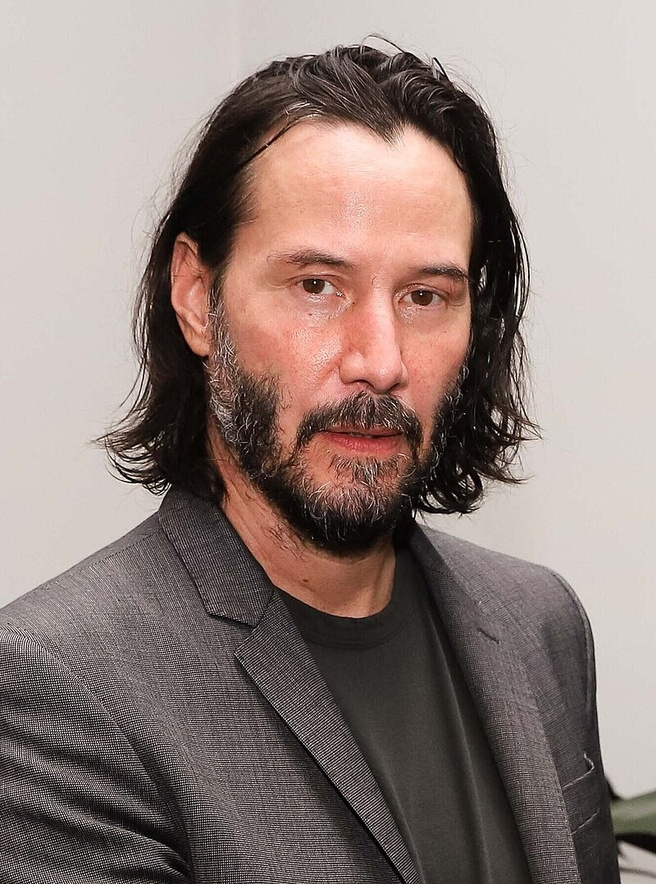
#> input picture Project4/image/keanu_reeves.jpg, 656 x 884 px, shrunk from 800 x 1078 before the run
$ python automatic_projective.py
#> lines starting #> are read from the running program, lines starting #| are printed output that depends on the picture; after the words box and inside, x2 and y2 are one past the last pixel; in counts of white or black regions, pixels touching at a corner belong together; pictures that were not available may be replaced by others from this repository, and a replacement may not be noted
import cv2
import numpy as np

# Paths to images
keanu_path = '../image/keanu_reeves.jpg'
rect1_path = '../image/khung_chu_nhat_1.jpg'
rect2_path = '../image/khung_chu_nhat_2.jpg'

# Load images
keanu_img = cv2.imread(keanu_path)
#> keanu_img is the input picture: shape (884, 656, 3); mean B, G, R 122.6, 128.3, 144.3
rect1_img = cv2.imread(rect1_path)
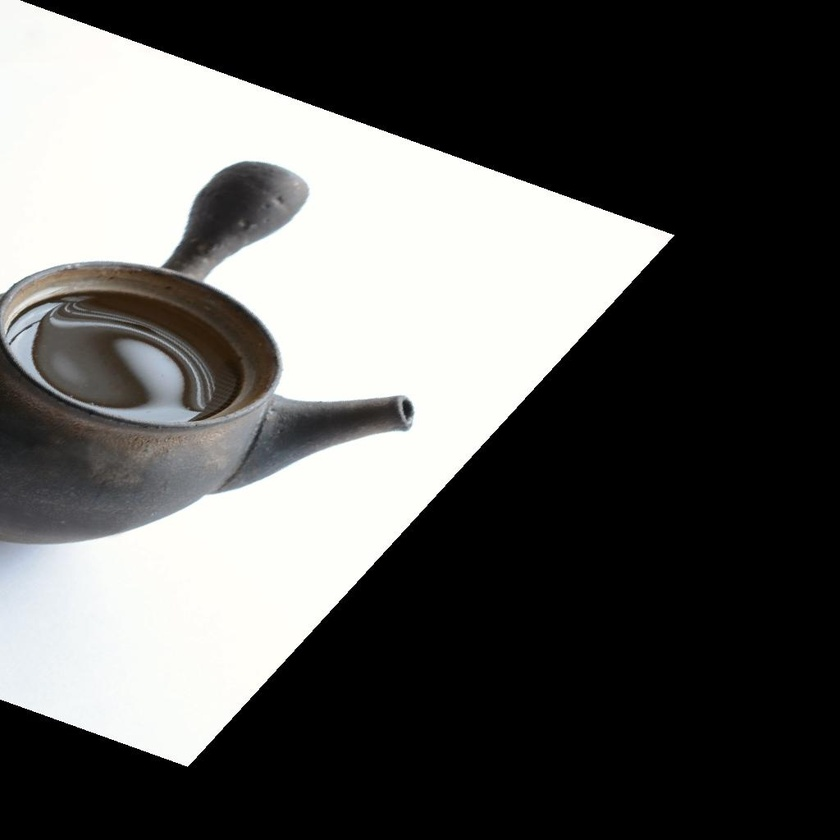
#> input picture Project4/image/affine_transformed_image.jpg, 840 x 840 px, shrunk from 1024 x 1024 before the run, given in place of khung_chu_nhat_1.jpg, which was not available
#> rect1_img is the input picture: shape (840, 840, 3); mean B, G, R 88.5, 89.9, 89.9
rect2_img = cv2.imread(rect2_path)
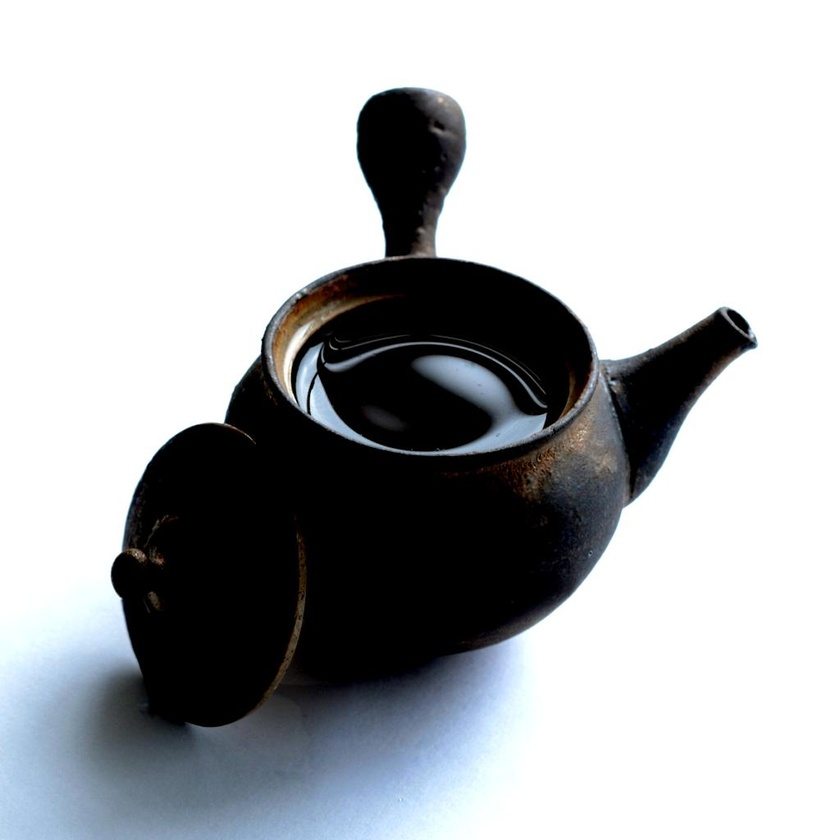
#> input picture Project4/image/high_contrast_image.jpg, 840 x 840 px, shrunk from 1024 x 1024 before the run, given in place of khung_chu_nhat_2.jpg, which was not available
#> rect2_img is the input picture: shape (840, 840, 3); mean B, G, R 179.9, 177.3, 174.9

# Function to find the largest rectangle in the image larger than a certain area threshold
def find_large_rectangle(img, area_threshold):
    # Convert to grayscale and apply edge detection
#> called with area_threshold = 1000
    gray = cv2.cvtColor(img, cv2.COLOR_BGR2GRAY)
    blurred = cv2.GaussianBlur(gray, (5, 5), 0)
    edged = cv2.Canny(blurred, 50, 150)
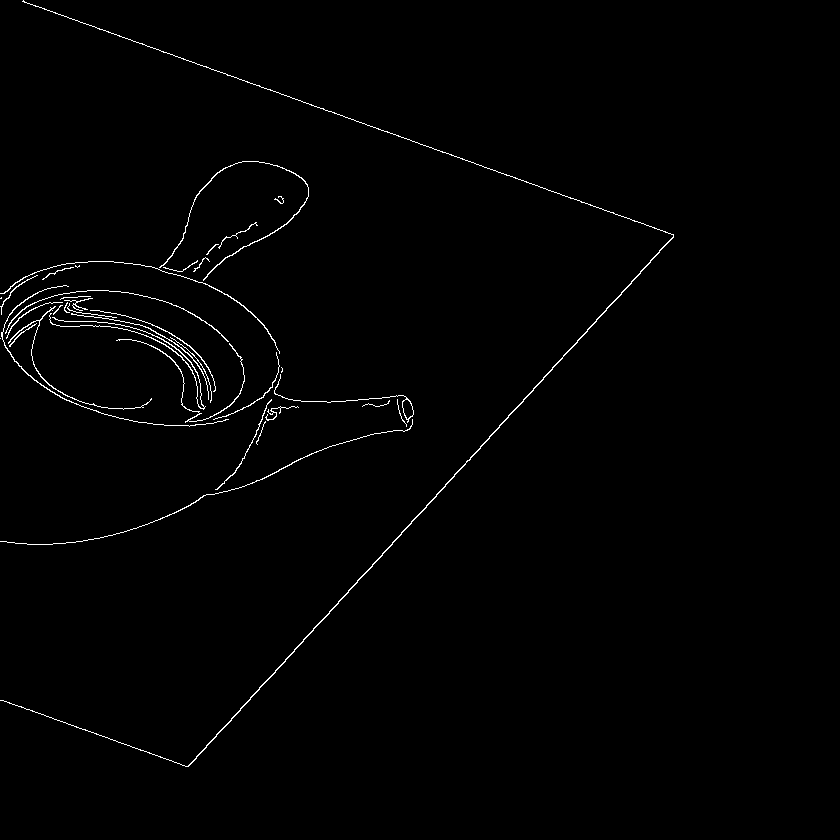
#> edged: shape (840, 840); 0.95% white in thin lines or dots, all inside (x1, y1, x2, y2) = (0, 0, 674, 767)

    # Find contours
    contours, _ = cv2.findContours(edged, cv2.RETR_EXTERNAL, cv2.CHAIN_APPROX_SIMPLE)
#> contours = 37 contours, 21 with area under 20; largest, box (x1, y1, x2, y2) and area: (0, 0, 674, 767) 527, (274, 374, 414, 423) 169, (159, 161, 309, 281) 144, (1, 285, 229, 427) 80, (49, 313, 206, 410) 78

    # Initialize variables to store the largest rectangle
    largest_rect = None
    largest_area = 0

    # Iterate through contours to find the largest rectangle
    for contour in contours:
        # Approximate the contour
        epsilon = 0.02 * cv2.arcLength(contour, True)
        approx = cv2.approxPolyDP(contour, epsilon, True)

        # Check if the contour is a rectangle (4 corners) and meets the area threshold
        if len(approx) == 4:
            area = cv2.contourArea(approx)
            if area > area_threshold and area > largest_area:
                largest_rect = approx
                largest_area = area
#> this loop made 37 passes
#> (epsilon, approx, area) on pass 6: (4.66, [[271, 399], [241, 462], [215, 489], [241, 463]], 28)
#> epsilon on passes 3, 4, 7, 8, 9, 10: 3.01, 1.31, 7.69, 0.233, 4.51, 11.38
#> after the loop, largest_area = 0

    # Return the largest rectangle points if found
    if largest_rect is not None:
        return np.float32([point[0] for point in largest_rect])
    else:
        return None

# Function to apply projective transformation using the found rectangle
def projective_transform_with_rectangle(target_img, src_img, area_threshold):
    # Find the largest rectangle in the target image
    rect_points = find_large_rectangle(target_img, area_threshold)
    if rect_points is None:
        print("No rectangle found that meets the area threshold.")
        return target_img

    # Define source points (corners of the Keanu image)
    keanu_height, keanu_width = src_img.shape[:2]
    keanu_points = np.float32([[0, 0], [keanu_width, 0], [keanu_width, keanu_height], [0, keanu_height]])

    # Compute the perspective transformation matrix
    matrix = cv2.getPerspectiveTransform(keanu_points, rect_points)

    # Warp the source image to fit the detected rectangle
    warped_image = cv2.warpPerspective(src_img, matrix, (target_img.shape[1], target_img.shape[0]))

    # Create a mask for the warped area
    mask = np.zeros_like(target_img, dtype=np.uint8)
    cv2.fillConvexPoly(mask, np.int32(rect_points), (255, 255, 255))

    # Blend the warped image into the target image using the mask
    masked_target = cv2.bitwise_and(target_img, cv2.bitwise_not(mask))
    blended_image = cv2.add(masked_target, cv2.bitwise_and(warped_image, mask))

    return blended_image

# Set an area threshold
area_threshold = 1000

# Apply the projective transformation on both rectangle images
rect1_auto_blended = projective_transform_with_rectangle(rect1_img, keanu_img, area_threshold)
rect2_auto_blended = projective_transform_with_rectangle(rect2_img, keanu_img, area_threshold)
#> call 2 of find_large_rectangle, with area_threshold = 1000
#> in find_large_rectangle (call 2), `gray = cv2.cvtColor(img, cv2.COLOR_BGR2GRAY)`:
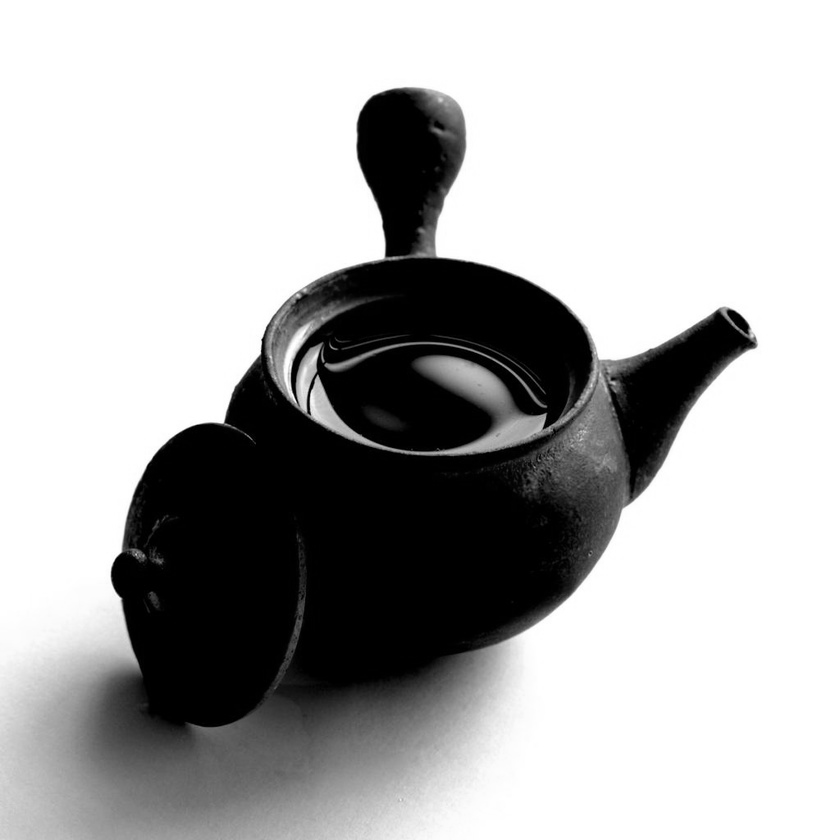
#> gray: shape (840, 840); min 0, max 255, mean 176.8
#> in find_large_rectangle (call 2), `edged = cv2.Canny(blurred, 50, 150)`:
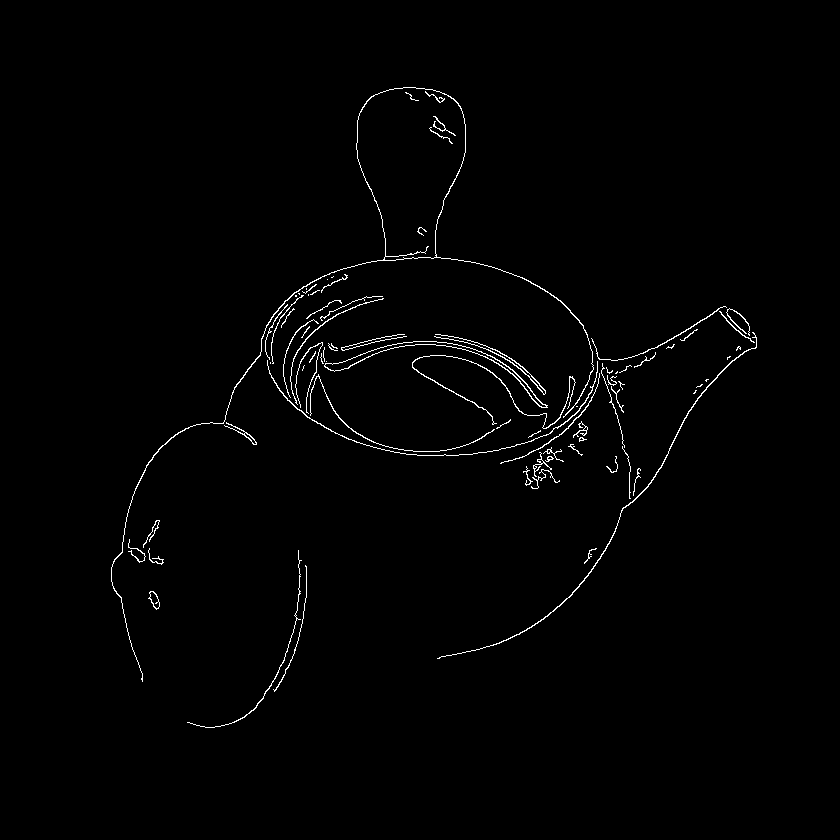
#> edged: shape (840, 840); 1.1% white in thin lines or dots, all inside (x1, y1, x2, y2) = (111, 87, 757, 728)
#> in find_large_rectangle (call 2), `contours, _ = cv2.findContours(edged, cv2.RETR_EXTERNAL, cv2.CHAIN_APP..`: contours = 75 contours, 57 with area under 20; largest, box (x1, y1, x2, y2) and area: (111, 87, 594, 682) 14048, (324, 341, 548, 408) 994, (437, 332, 757, 659) 216, (148, 591, 160, 610) 110, (412, 355, 576, 429) 108
#> the loop in find_large_rectangle (call 2), `for contour in contours:` made 75 passes
#> (epsilon, approx, area) on pass 53: (20.47, [[753, 332], [572, 593], [437, 658], [572, 594]], 158)
#> epsilon on passes 1, 3, 4, 5, 6, 7: 0.977, 10.61, 1.13, 1.75, 2.29, 2.44
#> after the loop in find_large_rectangle (call 2), `for contour in contours:`: largest_area = 0

# Save the automatically transformed images
cv2.imwrite('../image/auto_blended_image_1.jpg', rect1_auto_blended)
cv2.imwrite('../image/auto_blended_image_2.jpg', rect2_auto_blended)

print("Automatic blended images saved as 'auto_blended_image_1.jpg' and 'auto_blended_image_2.jpg'")
